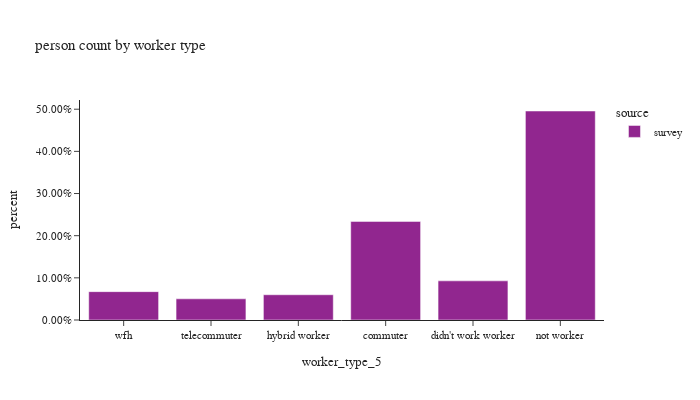

The cell this chart's notebook holds for it:
### Code cell
# worker counts by worker type
df_worker_count = survey_person_day.groupby(['source','worker_type_5'])['pdexpfac'].agg(sample_count='size', pdexpfac='sum').reset_index()
df_worker_count['percent'] = df_worker_count.groupby(['source'], group_keys=False)['pdexpfac']. \
    apply(lambda x: x / float(x.sum()))

fig = px.bar(df_worker_count, x="worker_type_5", y="percent", color='source',
             barmode="group",hover_data=['sample_count','pdexpfac'],
             category_orders={'worker_type_5': ["wfh","telecommuter","hybrid worker","commuter","didn't work worker","not worker"]},
             title="person count by worker type")
fig.update_layout(height=400, width=700, font=dict(size=11),
                  yaxis_tickformat = '.2%')
fig.show()

### Figure 1 — Plotly figure (JSON) as saved in the notebook; plotly's stock layout.template omitted (floating-point values rounded to 4 significant figures)
{"data": [{"alignmentgroup": "True", "customdata": [[1318, 739800.0], [477, 293700.0], [426, 189500.0], [3168, 1568000.0], [577, 158900.0], [769, 212700.0]], "hovertemplate": "source=survey<br>worker_type_5=%{x}<br>percent=%{y}<br>sample_count=%{customdata[0]}<br>pdexpfac=%{customdata[1]}<extra></extra>", "legendgroup": "survey", "marker": {"color": "#91268F", "pattern": {"shape": ""}}, "name": "survey", "offsetgroup": "survey", "orientation": "v", "showlegend": true, "textposition": "auto", "type": "bar", "x": ["commuter", "didn't work worker", "hybrid worker", "not worker", "telecommuter", "wfh"], "xaxis": "x", "y": [0.2339, 0.09287, 0.05992, 0.4958, 0.05025, 0.06727], "yaxis": "y"}], "layout": {"barmode": "group", "font": {"size": 11}, "height": 400, "legend": {"title": {"text": "source"}, "tracegroupgap": 0}, "title": {"text": "person count by worker type"}, "width": 700, "xaxis": {"anchor": "y", "categoryarray": ["wfh", "telecommuter", "hybrid worker", "commuter", "didn't work worker", "not worker"], "categoryorder": "array", "domain": [0, 1], "title": {"text": "worker_type_5"}}, "yaxis": {"anchor": "x", "domain": [0, 1], "tickformat": ".2%", "title": {"text": "percent"}}}}
